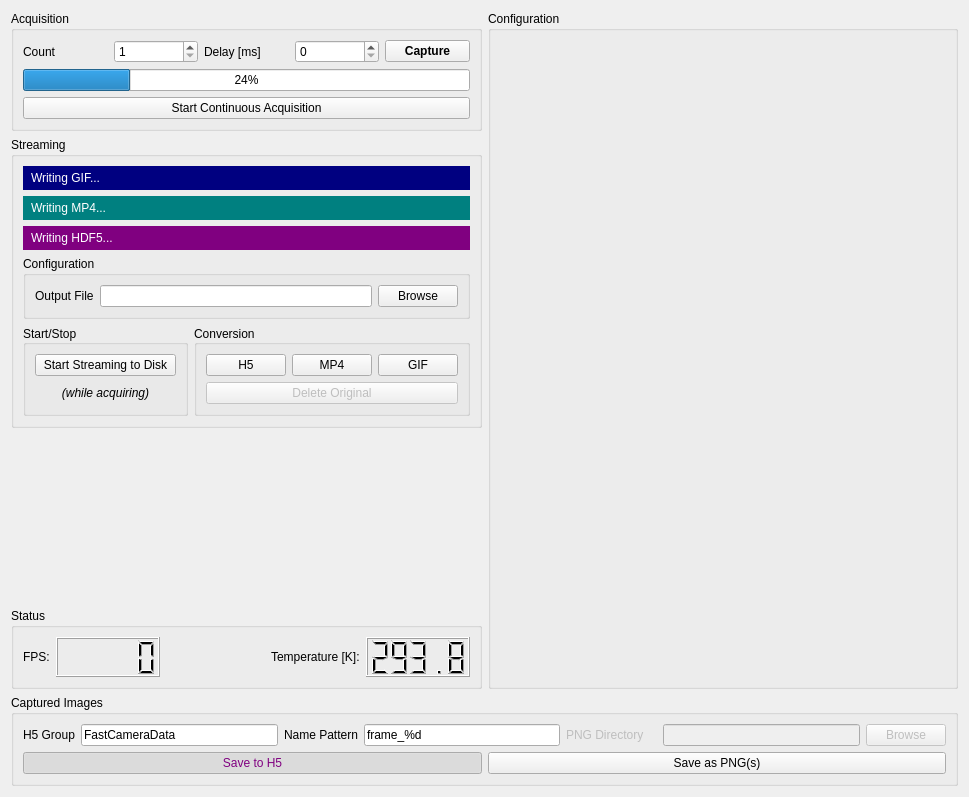
<?xml version="1.0" encoding="UTF-8"?>
<ui version="4.0">
 <class>mainForm</class>
 <widget class="QWidget" name="mainForm">
  <property name="geometry">
   <rect>
    <x>0</x>
    <y>0</y>
    <width>969</width>
    <height>797</height>
   </rect>
  </property>
  <property name="sizePolicy">
   <sizepolicy hsizetype="Expanding" vsizetype="Preferred">
    <horstretch>0</horstretch>
    <verstretch>0</verstretch>
   </sizepolicy>
  </property>
  <property name="maximumSize">
   <size>
    <width>5000</width>
    <height>5000</height>
   </size>
  </property>
  <property name="windowTitle">
   <string>Fast Camera Control</string>
  </property>
  <layout class="QGridLayout" name="gridLayout_2">
   <item row="2" column="1">
    <widget class="QGroupBox" name="streamBox">
     <property name="sizePolicy">
      <sizepolicy hsizetype="Minimum" vsizetype="Minimum">
       <horstretch>1</horstretch>
       <verstretch>0</verstretch>
      </sizepolicy>
     </property>
     <property name="title">
      <string>Streaming</string>
     </property>
     <layout class="QGridLayout" name="gridLayout_5">
      <item row="3" column="0" colspan="4">
       <widget class="QGroupBox" name="groupBox_5">
        <property name="sizePolicy">
         <sizepolicy hsizetype="Expanding" vsizetype="Minimum">
          <horstretch>1</horstretch>
          <verstretch>0</verstretch>
         </sizepolicy>
        </property>
        <property name="title">
         <string>Configuration</string>
        </property>
        <layout class="QHBoxLayout" name="horizontalLayout_7">
         <item>
          <widget class="QLabel" name="label">
           <property name="text">
            <string>Output File</string>
           </property>
          </widget>
         </item>
         <item>
          <widget class="QLineEdit" name="streamFile"/>
         </item>
         <item>
          <widget class="QPushButton" name="streamBrowse">
           <property name="text">
            <string>Browse</string>
           </property>
          </widget>
         </item>
        </layout>
       </widget>
      </item>
      <item row="2" column="0" colspan="4">
       <widget class="QLabel" name="writingH5">
        <property name="styleSheet">
         <string notr="true">background: purple; padding: 5px; color: white;</string>
        </property>
        <property name="text">
         <string>Writing HDF5...</string>
        </property>
       </widget>
      </item>
      <item row="10" column="3">
       <spacer name="verticalSpacer">
        <property name="orientation">
         <enum>Qt::Vertical</enum>
        </property>
        <property name="sizeHint" stdset="0">
         <size>
          <width>20</width>
          <height>0</height>
         </size>
        </property>
       </spacer>
      </item>
      <item row="1" column="0" colspan="4">
       <widget class="QLabel" name="writingMP4">
        <property name="enabled">
         <bool>true</bool>
        </property>
        <property name="styleSheet">
         <string notr="true">background: teal; padding: 5px; color: white;</string>
        </property>
        <property name="text">
         <string>Writing MP4...</string>
        </property>
       </widget>
      </item>
      <item row="7" column="2" rowspan="3" colspan="2">
       <widget class="QGroupBox" name="groupBox_3">
        <property name="sizePolicy">
         <sizepolicy hsizetype="Expanding" vsizetype="Preferred">
          <horstretch>1</horstretch>
          <verstretch>0</verstretch>
         </sizepolicy>
        </property>
        <property name="title">
         <string>Conversion</string>
        </property>
        <property name="alignment">
         <set>Qt::AlignLeading|Qt::AlignLeft|Qt::AlignVCenter</set>
        </property>
        <layout class="QVBoxLayout" name="verticalLayout_5">
         <item>
          <layout class="QHBoxLayout" name="horizontalLayout_5">
           <item>
            <widget class="QPushButton" name="h5Button">
             <property name="enabled">
              <bool>true</bool>
             </property>
             <property name="text">
              <string>H5</string>
             </property>
             <property name="checkable">
              <bool>true</bool>
             </property>
            </widget>
           </item>
           <item>
            <widget class="QPushButton" name="mp4Button">
             <property name="enabled">
              <bool>true</bool>
             </property>
             <property name="text">
              <string>MP4</string>
             </property>
             <property name="checkable">
              <bool>true</bool>
             </property>
            </widget>
           </item>
           <item>
            <widget class="QPushButton" name="gifButton">
             <property name="enabled">
              <bool>true</bool>
             </property>
             <property name="text">
              <string>GIF</string>
             </property>
             <property name="checkable">
              <bool>true</bool>
             </property>
            </widget>
           </item>
          </layout>
         </item>
         <item>
          <widget class="QPushButton" name="deleteButton">
           <property name="enabled">
            <bool>false</bool>
           </property>
           <property name="text">
            <string>Delete Original</string>
           </property>
           <property name="checkable">
            <bool>true</bool>
           </property>
          </widget>
         </item>
        </layout>
       </widget>
      </item>
      <item row="7" column="0" rowspan="3" colspan="2">
       <widget class="QGroupBox" name="groupBox_4">
        <property name="sizePolicy">
         <sizepolicy hsizetype="Expanding" vsizetype="Preferred">
          <horstretch>1</horstretch>
          <verstretch>0</verstretch>
         </sizepolicy>
        </property>
        <property name="title">
         <string>Start/Stop</string>
        </property>
        <property name="alignment">
         <set>Qt::AlignLeading|Qt::AlignLeft|Qt::AlignVCenter</set>
        </property>
        <layout class="QVBoxLayout" name="verticalLayout_6">
         <item>
          <widget class="QPushButton" name="streamToDiskButton">
           <property name="enabled">
            <bool>true</bool>
           </property>
           <property name="text">
            <string>Start Streaming to Disk</string>
           </property>
           <property name="checkable">
            <bool>false</bool>
           </property>
          </widget>
         </item>
         <item>
          <widget class="QLabel" name="label_4">
           <property name="font">
            <font>
             <italic>true</italic>
            </font>
           </property>
           <property name="text">
            <string>(while acquiring)</string>
           </property>
           <property name="alignment">
            <set>Qt::AlignCenter</set>
           </property>
          </widget>
         </item>
        </layout>
       </widget>
      </item>
      <item row="0" column="0" colspan="4">
       <widget class="QLabel" name="writingGIF">
        <property name="enabled">
         <bool>true</bool>
        </property>
        <property name="styleSheet">
         <string notr="true">background: navy; padding: 5px; color: white;</string>
        </property>
        <property name="text">
         <string>Writing GIF...</string>
        </property>
       </widget>
      </item>
     </layout>
    </widget>
   </item>
   <item row="1" column="1">
    <widget class="QGroupBox" name="groupBox_2">
     <property name="sizePolicy">
      <sizepolicy hsizetype="Minimum" vsizetype="Minimum">
       <horstretch>1</horstretch>
       <verstretch>0</verstretch>
      </sizepolicy>
     </property>
     <property name="title">
      <string>Acquisition</string>
     </property>
     <layout class="QGridLayout" name="gridLayout">
      <item row="3" column="0" colspan="5">
       <widget class="QProgressBar" name="progressBar">
        <property name="enabled">
         <bool>true</bool>
        </property>
        <property name="value">
         <number>24</number>
        </property>
        <property name="textVisible">
         <bool>true</bool>
        </property>
        <property name="orientation">
         <enum>Qt::Horizontal</enum>
        </property>
       </widget>
      </item>
      <item row="2" column="2">
       <widget class="QLabel" name="delayLabel">
        <property name="sizePolicy">
         <sizepolicy hsizetype="Preferred" vsizetype="Preferred">
          <horstretch>0</horstretch>
          <verstretch>0</verstretch>
         </sizepolicy>
        </property>
        <property name="text">
         <string>Delay [ms]</string>
        </property>
       </widget>
      </item>
      <item row="4" column="0" colspan="5">
       <widget class="QPushButton" name="liveViewButton">
        <property name="enabled">
         <bool>true</bool>
        </property>
        <property name="text">
         <string>Start Continuous Acquisition</string>
        </property>
        <property name="checkable">
         <bool>false</bool>
        </property>
        <property name="checked">
         <bool>false</bool>
        </property>
       </widget>
      </item>
      <item row="2" column="1">
       <widget class="QSpinBox" name="numberOfFrames">
        <property name="sizePolicy">
         <sizepolicy hsizetype="Minimum" vsizetype="Fixed">
          <horstretch>0</horstretch>
          <verstretch>0</verstretch>
         </sizepolicy>
        </property>
        <property name="minimumSize">
         <size>
          <width>0</width>
          <height>0</height>
         </size>
        </property>
        <property name="layoutDirection">
         <enum>Qt::LeftToRight</enum>
        </property>
        <property name="minimum">
         <number>1</number>
        </property>
        <property name="maximum">
         <number>999999999</number>
        </property>
        <property name="stepType">
         <enum>QAbstractSpinBox::DefaultStepType</enum>
        </property>
       </widget>
      </item>
      <item row="2" column="3">
       <widget class="QSpinBox" name="delayTime">
        <property name="sizePolicy">
         <sizepolicy hsizetype="Minimum" vsizetype="Fixed">
          <horstretch>0</horstretch>
          <verstretch>0</verstretch>
         </sizepolicy>
        </property>
        <property name="minimumSize">
         <size>
          <width>0</width>
          <height>0</height>
         </size>
        </property>
        <property name="layoutDirection">
         <enum>Qt::LeftToRight</enum>
        </property>
        <property name="minimum">
         <number>0</number>
        </property>
        <property name="maximum">
         <number>999999999</number>
        </property>
        <property name="stepType">
         <enum>QAbstractSpinBox::DefaultStepType</enum>
        </property>
        <property name="value">
         <number>0</number>
        </property>
       </widget>
      </item>
      <item row="2" column="0">
       <widget class="QLabel" name="countLabel">
        <property name="sizePolicy">
         <sizepolicy hsizetype="Preferred" vsizetype="Preferred">
          <horstretch>0</horstretch>
          <verstretch>0</verstretch>
         </sizepolicy>
        </property>
        <property name="text">
         <string>Count</string>
        </property>
       </widget>
      </item>
      <item row="2" column="4">
       <widget class="QPushButton" name="captureButton">
        <property name="sizePolicy">
         <sizepolicy hsizetype="Preferred" vsizetype="Fixed">
          <horstretch>0</horstretch>
          <verstretch>0</verstretch>
         </sizepolicy>
        </property>
        <property name="maximumSize">
         <size>
          <width>16777215</width>
          <height>16777215</height>
         </size>
        </property>
        <property name="font">
         <font>
          <weight>75</weight>
          <bold>true</bold>
          <underline>false</underline>
          <kerning>true</kerning>
         </font>
        </property>
        <property name="text">
         <string>Capture</string>
        </property>
       </widget>
      </item>
     </layout>
    </widget>
   </item>
   <item row="1" column="2" rowspan="5">
    <widget class="QGroupBox" name="configBox">
     <property name="sizePolicy">
      <sizepolicy hsizetype="Minimum" vsizetype="Expanding">
       <horstretch>1</horstretch>
       <verstretch>1</verstretch>
      </sizepolicy>
     </property>
     <property name="title">
      <string>Configuration</string>
     </property>
     <layout class="QVBoxLayout" name="verticalLayout_2"/>
    </widget>
   </item>
   <item row="5" column="1">
    <widget class="QGroupBox" name="statusGroup">
     <property name="sizePolicy">
      <sizepolicy hsizetype="Minimum" vsizetype="Minimum">
       <horstretch>1</horstretch>
       <verstretch>0</verstretch>
      </sizepolicy>
     </property>
     <property name="title">
      <string>Status</string>
     </property>
     <layout class="QHBoxLayout" name="horizontalLayout_3">
      <item>
       <layout class="QHBoxLayout" name="horizontalLayout_2">
        <item>
         <widget class="QLabel" name="label_8">
          <property name="text">
           <string>FPS:</string>
          </property>
         </widget>
        </item>
        <item>
         <widget class="QLCDNumber" name="fpsCounter">
          <property name="enabled">
           <bool>true</bool>
          </property>
          <property name="sizePolicy">
           <sizepolicy hsizetype="Expanding" vsizetype="Minimum">
            <horstretch>0</horstretch>
            <verstretch>0</verstretch>
           </sizepolicy>
          </property>
          <property name="smallDecimalPoint">
           <bool>false</bool>
          </property>
          <property name="digitCount">
           <number>5</number>
          </property>
          <property name="value" stdset="0">
           <double>0.000000000000000</double>
          </property>
          <property name="intValue" stdset="0">
           <number>0</number>
          </property>
         </widget>
        </item>
        <item>
         <spacer name="horizontalSpacer">
          <property name="orientation">
           <enum>Qt::Horizontal</enum>
          </property>
          <property name="sizeHint" stdset="0">
           <size>
            <width>0</width>
            <height>0</height>
           </size>
          </property>
         </spacer>
        </item>
        <item>
         <widget class="QLabel" name="temperatureLabel">
          <property name="text">
           <string>Temperature [K]:</string>
          </property>
         </widget>
        </item>
        <item>
         <widget class="QLCDNumber" name="currentTemperature">
          <property name="sizePolicy">
           <sizepolicy hsizetype="Expanding" vsizetype="Minimum">
            <horstretch>0</horstretch>
            <verstretch>0</verstretch>
           </sizepolicy>
          </property>
          <property name="smallDecimalPoint">
           <bool>false</bool>
          </property>
          <property name="digitCount">
           <number>5</number>
          </property>
          <property name="value" stdset="0">
           <double>293.750000000000000</double>
          </property>
         </widget>
        </item>
       </layout>
      </item>
     </layout>
    </widget>
   </item>
   <item row="8" column="1" colspan="2">
    <widget class="QGroupBox" name="capturedImages">
     <property name="sizePolicy">
      <sizepolicy hsizetype="Minimum" vsizetype="Minimum">
       <horstretch>1</horstretch>
       <verstretch>0</verstretch>
      </sizepolicy>
     </property>
     <property name="minimumSize">
      <size>
       <width>0</width>
       <height>0</height>
      </size>
     </property>
     <property name="title">
      <string>Captured Images</string>
     </property>
     <layout class="QGridLayout" name="gridLayout_3">
      <item row="1" column="0">
       <layout class="QHBoxLayout" name="horizontalLayout_6" stretch="0,0">
        <item>
         <widget class="QPushButton" name="h5SaveButton">
          <property name="styleSheet">
           <string notr="true">color: purple;</string>
          </property>
          <property name="text">
           <string>Save to H5</string>
          </property>
          <property name="checkable">
           <bool>true</bool>
          </property>
          <property name="checked">
           <bool>true</bool>
          </property>
         </widget>
        </item>
        <item>
         <widget class="QPushButton" name="pngSaveButton">
          <property name="text">
           <string>Save as PNG(s)</string>
          </property>
          <property name="checkable">
           <bool>true</bool>
          </property>
         </widget>
        </item>
       </layout>
      </item>
      <item row="0" column="0">
       <layout class="QHBoxLayout" name="horizontalLayout">
        <item>
         <widget class="QLabel" name="h5Label">
          <property name="text">
           <string>H5 Group</string>
          </property>
         </widget>
        </item>
        <item>
         <widget class="QLineEdit" name="h5Group">
          <property name="text">
           <string>FastCameraData</string>
          </property>
         </widget>
        </item>
        <item>
         <widget class="QLabel" name="label_7">
          <property name="text">
           <string>Name Pattern</string>
          </property>
         </widget>
        </item>
        <item>
         <widget class="QLineEdit" name="namePattern">
          <property name="text">
           <string>frame_%d</string>
          </property>
         </widget>
        </item>
        <item>
         <widget class="QLabel" name="pngLabel">
          <property name="enabled">
           <bool>false</bool>
          </property>
          <property name="text">
           <string>PNG Directory</string>
          </property>
         </widget>
        </item>
        <item>
         <widget class="QLabel" name="label_10">
          <property name="text">
           <string/>
          </property>
         </widget>
        </item>
        <item>
         <widget class="QLineEdit" name="pngDirectory">
          <property name="enabled">
           <bool>false</bool>
          </property>
          <property name="text">
           <string/>
          </property>
         </widget>
        </item>
        <item>
         <widget class="QPushButton" name="pngBrowse">
          <property name="enabled">
           <bool>false</bool>
          </property>
          <property name="text">
           <string>Browse</string>
          </property>
         </widget>
        </item>
       </layout>
      </item>
     </layout>
    </widget>
   </item>
  </layout>
 </widget>
 <resources/>
 <connections/>
</ui>
